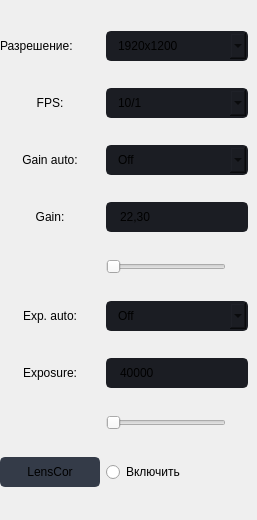
                      <widget class="QFrame" name="frame_5">
                       <property name="styleSheet">
                        <string notr="true"/>
                       </property>
                       <property name="frameShape">
                        <enum>QFrame::NoFrame</enum>
                       </property>
                       <property name="frameShadow">
                        <enum>QFrame::Raised</enum>
                       </property>
                       <widget class="QWidget" name="gridLayoutWidget_2">
                        <property name="geometry">
                         <rect>
                          <x>0</x>
                          <y>10</y>
                          <width>248</width>
                          <height>501</height>
                         </rect>
                        </property>
                        <layout class="QGridLayout" name="gridLayout_4">
                         <item row="7" column="1">
                          <widget class="QSlider" name="horizontalSlider_5">
                           <property name="minimumSize">
                            <size>
                             <width>120</width>
                             <height>0</height>
                            </size>
                           </property>
                           <property name="maximumSize">
                            <size>
                             <width>100</width>
                             <height>16777215</height>
                            </size>
                           </property>
                           <property name="styleSheet">
                            <string notr="true"/>
                           </property>
                           <property name="orientation">
                            <enum>Qt::Horizontal</enum>
                           </property>
                          </widget>
                         </item>
                         <item row="0" column="1">
                          <widget class="QComboBox" name="comboBox_2">
                           <property name="font">
                            <font>
                             <family>Segoe UI</family>
                             <pointsize>9</pointsize>
                            </font>
                           </property>
                           <property name="autoFillBackground">
                            <bool>false</bool>
                           </property>
                           <property name="styleSheet">
                            <string notr="true">QComboBox{
	background-color: rgb(27, 29, 35);
	border-radius: 5px;
	border: 2px solid rgb(27, 29, 35);
	padding: 5px;
	padding-left: 10px;
}
QComboBox:hover{
	border: 2px solid rgb(64, 71, 88);
}
QComboBox QAbstractItemView {
	color: rgb(85, 170, 255);	
	background-color: rgb(27, 29, 35);
	padding: 10px;
	selection-background-color: rgb(39, 44, 54);
}</string>
                           </property>
                           <property name="iconSize">
                            <size>
                             <width>16</width>
                             <height>16</height>
                            </size>
                           </property>
                           <property name="frame">
                            <bool>true</bool>
                           </property>
                           <item>
                            <property name="text">
                             <string>1920x1200</string>
                            </property>
                           </item>
                           <item>
                            <property name="text">
                             <string>1920x1080</string>
                            </property>
                           </item>
                           <item>
                            <property name="text">
                             <string>1440x1080</string>
                            </property>
                           </item>
                           <item>
                            <property name="text">
                             <string>1280x720</string>
                            </property>
                           </item>
                           <item>
                            <property name="text">
                             <string>960x720</string>
                            </property>
                           </item>
                          </widget>
                         </item>
                         <item row="2" column="1">
                          <widget class="QComboBox" name="comboBox_4">
                           <property name="font">
                            <font>
                             <family>Segoe UI</family>
                             <pointsize>9</pointsize>
                            </font>
                           </property>
                           <property name="autoFillBackground">
                            <bool>false</bool>
                           </property>
                           <property name="styleSheet">
                            <string notr="true">QComboBox{
	background-color: rgb(27, 29, 35);
	border-radius: 5px;
	border: 2px solid rgb(27, 29, 35);
	padding: 5px;
	padding-left: 10px;
}
QComboBox:hover{
	border: 2px solid rgb(64, 71, 88);
}
QComboBox QAbstractItemView {
	color: rgb(85, 170, 255);	
	background-color: rgb(27, 29, 35);
	padding: 10px;
	selection-background-color: rgb(39, 44, 54);
}</string>
                           </property>
                           <property name="iconSize">
                            <size>
                             <width>16</width>
                             <height>16</height>
                            </size>
                           </property>
                           <property name="frame">
                            <bool>true</bool>
                           </property>
                           <item>
                            <property name="text">
                             <string>Off</string>
                            </property>
                           </item>
                           <item>
                            <property name="text">
                             <string>Continuous</string>
                            </property>
                           </item>
                          </widget>
                         </item>
                         <item row="6" column="1">
                          <widget class="QLineEdit" name="lineEdit_3">
                           <property name="minimumSize">
                            <size>
                             <width>0</width>
                             <height>30</height>
                            </size>
                           </property>
                           <property name="styleSheet">
                            <string notr="true">QLineEdit {
	background-color: rgb(27, 29, 35);
	border-radius: 5px;
	border: 2px solid rgb(27, 29, 35);
	padding-left: 10px;
}
QLineEdit:hover {
	border: 2px solid rgb(64, 71, 88);
}
QLineEdit:focus {
	border: 2px solid rgb(91, 101, 124);
}</string>
                           </property>
                           <property name="text">
                            <string>40000</string>
                           </property>
                           <property name="placeholderText">
                            <string>3500</string>
                           </property>
                          </widget>
                         </item>
                         <item row="3" column="0">
                          <widget class="QLabel" name="label_11">
                           <property name="minimumSize">
                            <size>
                             <width>100</width>
                             <height>20</height>
                            </size>
                           </property>
                           <property name="maximumSize">
                            <size>
                             <width>100</width>
                             <height>20</height>
                            </size>
                           </property>
                           <property name="text">
                            <string>Gain:</string>
                           </property>
                           <property name="alignment">
                            <set>Qt::AlignCenter</set>
                           </property>
                          </widget>
                         </item>
                         <item row="1" column="1">
                          <widget class="QComboBox" name="comboBox_3">
                           <property name="font">
                            <font>
                             <family>Segoe UI</family>
                             <pointsize>9</pointsize>
                            </font>
                           </property>
                           <property name="autoFillBackground">
                            <bool>false</bool>
                           </property>
                           <property name="styleSheet">
                            <string notr="true">QComboBox{
	background-color: rgb(27, 29, 35);
	border-radius: 5px;
	border: 2px solid rgb(27, 29, 35);
	padding: 5px;
	padding-left: 10px;
}
QComboBox:hover{
	border: 2px solid rgb(64, 71, 88);
}
QComboBox QAbstractItemView {
	color: rgb(85, 170, 255);	
	background-color: rgb(27, 29, 35);
	padding: 10px;
	selection-background-color: rgb(39, 44, 54);
}</string>
                           </property>
                           <property name="iconSize">
                            <size>
                             <width>16</width>
                             <height>16</height>
                            </size>
                           </property>
                           <property name="frame">
                            <bool>true</bool>
                           </property>
                           <item>
                            <property name="text">
                             <string>10/1</string>
                            </property>
                           </item>
                           <item>
                            <property name="text">
                             <string>15/1</string>
                            </property>
                           </item>
                           <item>
                            <property name="text">
                             <string>20/1</string>
                            </property>
                           </item>
                           <item>
                            <property name="text">
                             <string>25/1</string>
                            </property>
                           </item>
                          </widget>
                         </item>
                         <item row="5" column="0">
                          <widget class="QLabel" name="label_12">
                           <property name="minimumSize">
                            <size>
                             <width>100</width>
                             <height>20</height>
                            </size>
                           </property>
                           <property name="maximumSize">
                            <size>
                             <width>100</width>
                             <height>20</height>
                            </size>
                           </property>
                           <property name="text">
                            <string>Exp. auto:</string>
                           </property>
                           <property name="alignment">
                            <set>Qt::AlignCenter</set>
                           </property>
                          </widget>
                         </item>
                         <item row="6" column="0">
                          <widget class="QLabel" name="label_13">
                           <property name="minimumSize">
                            <size>
                             <width>100</width>
                             <height>20</height>
                            </size>
                           </property>
                           <property name="maximumSize">
                            <size>
                             <width>100</width>
                             <height>20</height>
                            </size>
                           </property>
                           <property name="text">
                            <string>Exposure:</string>
                           </property>
                           <property name="alignment">
                            <set>Qt::AlignCenter</set>
                           </property>
                          </widget>
                         </item>
                         <item row="1" column="0">
                          <widget class="QLabel" name="label_9">
                           <property name="minimumSize">
                            <size>
                             <width>100</width>
                             <height>20</height>
                            </size>
                           </property>
                           <property name="maximumSize">
                            <size>
                             <width>100</width>
                             <height>20</height>
                            </size>
                           </property>
                           <property name="text">
                            <string>FPS:</string>
                           </property>
                           <property name="alignment">
                            <set>Qt::AlignCenter</set>
                           </property>
                          </widget>
                         </item>
                         <item row="5" column="1">
                          <widget class="QComboBox" name="comboBox_5">
                           <property name="font">
                            <font>
                             <family>Segoe UI</family>
                             <pointsize>9</pointsize>
                            </font>
                           </property>
                           <property name="autoFillBackground">
                            <bool>false</bool>
                           </property>
                           <property name="styleSheet">
                            <string notr="true">QComboBox{
	background-color: rgb(27, 29, 35);
	border-radius: 5px;
	border: 2px solid rgb(27, 29, 35);
	padding: 5px;
	padding-left: 10px;
}
QComboBox:hover{
	border: 2px solid rgb(64, 71, 88);
}
QComboBox QAbstractItemView {
	color: rgb(85, 170, 255);	
	background-color: rgb(27, 29, 35);
	padding: 10px;
	selection-background-color: rgb(39, 44, 54);
}</string>
                           </property>
                           <property name="iconSize">
                            <size>
                             <width>16</width>
                             <height>16</height>
                            </size>
                           </property>
                           <property name="frame">
                            <bool>true</bool>
                           </property>
                           <item>
                            <property name="text">
                             <string>Off</string>
                            </property>
                           </item>
                           <item>
                            <property name="text">
                             <string>Continuous</string>
                            </property>
                           </item>
                          </widget>
                         </item>
                         <item row="2" column="0">
                          <widget class="QLabel" name="label_10">
                           <property name="minimumSize">
                            <size>
                             <width>100</width>
                             <height>20</height>
                            </size>
                           </property>
                           <property name="maximumSize">
                            <size>
                             <width>100</width>
                             <height>20</height>
                            </size>
                           </property>
                           <property name="text">
                            <string>Gain auto:</string>
                           </property>
                           <property name="alignment">
                            <set>Qt::AlignCenter</set>
                           </property>
                          </widget>
                         </item>
                         <item row="0" column="0">
                          <widget class="QLabel" name="label_8">
                           <property name="minimumSize">
                            <size>
                             <width>100</width>
                             <height>20</height>
                            </size>
                           </property>
                           <property name="maximumSize">
                            <size>
                             <width>100</width>
                             <height>20</height>
                            </size>
                           </property>
                           <property name="text">
                            <string>Разрешение:</string>
                           </property>
                          </widget>
                         </item>
                         <item row="4" column="1">
                          <widget class="QSlider" name="horizontalSlider_6">
                           <property name="minimumSize">
                            <size>
                             <width>120</width>
                             <height>0</height>
                            </size>
                           </property>
                           <property name="maximumSize">
                            <size>
                             <width>100</width>
                             <height>16777215</height>
                            </size>
                           </property>
                           <property name="styleSheet">
                            <string notr="true"/>
                           </property>
                           <property name="orientation">
                            <enum>Qt::Horizontal</enum>
                           </property>
                          </widget>
                         </item>
                         <item row="3" column="1">
                          <widget class="QLineEdit" name="lineEdit_2">
                           <property name="minimumSize">
                            <size>
                             <width>0</width>
                             <height>30</height>
                            </size>
                           </property>
                           <property name="styleSheet">
                            <string notr="true">QLineEdit {
	background-color: rgb(27, 29, 35);
	border-radius: 5px;
	border: 2px solid rgb(27, 29, 35);
	padding-left: 10px;
}
QLineEdit:hover {
	border: 2px solid rgb(64, 71, 88);
}
QLineEdit:focus {
	border: 2px solid rgb(91, 101, 124);
}</string>
                           </property>
                           <property name="text">
                            <string>22,30</string>
                           </property>
                           <property name="placeholderText">
                            <string>20</string>
                           </property>
                          </widget>
                         </item>
                         <item row="8" column="1">
                          <widget class="QRadioButton" name="radioButton_2">
                           <property name="sizePolicy">
                            <sizepolicy hsizetype="Fixed" vsizetype="Fixed">
                             <horstretch>0</horstretch>
                             <verstretch>0</verstretch>
                            </sizepolicy>
                           </property>
                           <property name="minimumSize">
                            <size>
                             <width>100</width>
                             <height>0</height>
                            </size>
                           </property>
                           <property name="maximumSize">
                            <size>
                             <width>100</width>
                             <height>16777215</height>
                            </size>
                           </property>
                           <property name="layoutDirection">
                            <enum>Qt::LeftToRight</enum>
                           </property>
                           <property name="text">
                            <string>Включить</string>
                           </property>
                          </widget>
                         </item>
                         <item row="8" column="0">
                          <widget class="QPushButton" name="pushButton_15">
                           <property name="sizePolicy">
                            <sizepolicy hsizetype="Fixed" vsizetype="Fixed">
                             <horstretch>0</horstretch>
                             <verstretch>0</verstretch>
                            </sizepolicy>
                           </property>
                           <property name="minimumSize">
                            <size>
                             <width>100</width>
                             <height>30</height>
                            </size>
                           </property>
                           <property name="maximumSize">
                            <size>
                             <width>150</width>
                             <height>30</height>
                            </size>
                           </property>
                           <property name="font">
                            <font>
                             <family>Segoe UI</family>
                             <pointsize>9</pointsize>
                            </font>
                           </property>
                           <property name="styleSheet">
                            <string notr="true">QPushButton {
	border: 2px solid rgb(52, 59, 72);
	border-radius: 5px;	
	background-color: rgb(52, 59, 72);
}
QPushButton:hover {
	background-color: rgb(57, 65, 80);
	border: 2px solid rgb(61, 70, 86);
}
QPushButton:pressed {	
	background-color: rgb(35, 40, 49);
	border: 2px solid rgb(43, 50, 61);
}</string>
                           </property>
                           <property name="text">
                            <string>LensCor</string>
                           </property>
                           <property name="icon">
                            <iconset resource="files.qrc">
                             <normaloff>:/16x16/icons/16x16/cil-view-module.png</normaloff>:/16x16/icons/16x16/cil-view-module.png</iconset>
                           </property>
                          </widget>
                         </item>
                        </layout>
                       </widget>
                      </widget>
